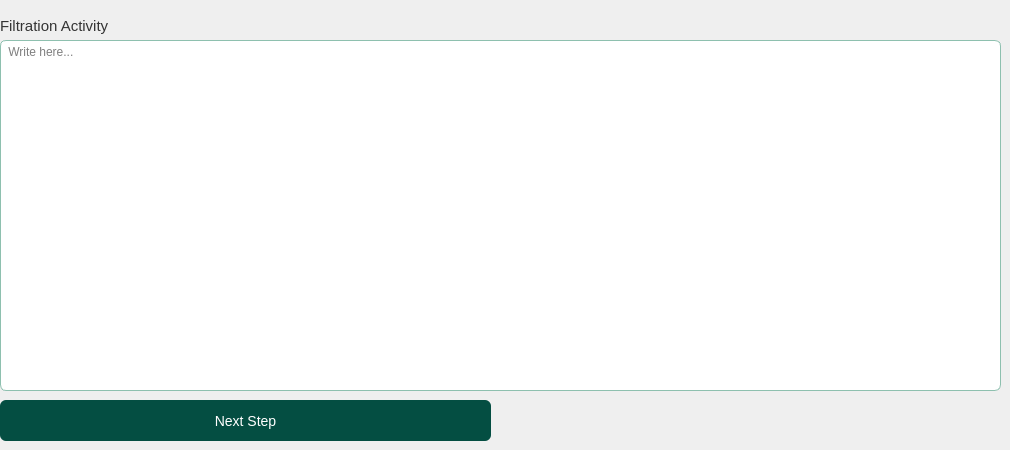
     <widget class="QWidget" name="tab_filtration_activity">
      <attribute name="title">
       <string>Activity</string>
      </attribute>
      <widget class="QPlainTextEdit" name="txt_area_filtration_activity">
       <property name="geometry">
        <rect>
         <x>0</x>
         <y>40</y>
         <width>1001</width>
         <height>351</height>
        </rect>
       </property>
       <property name="styleSheet">
        <string notr="true">background-color:#fff;
border: 1px solid #8ec0af;
border-radius: 6px</string>
       </property>
       <property name="placeholderText">
        <string> Write here...</string>
       </property>
      </widget>
      <widget class="QLabel" name="lbl_filtration_activity">
       <property name="geometry">
        <rect>
         <x>0</x>
         <y>10</y>
         <width>141</width>
         <height>31</height>
        </rect>
       </property>
       <property name="font">
        <font>
         <pointsize>11</pointsize>
        </font>
       </property>
       <property name="styleSheet">
        <string notr="true">color: rgb(52, 52, 52);</string>
       </property>
       <property name="text">
        <string>Filtration Activity</string>
       </property>
      </widget>
      <widget class="QPushButton" name="btn_next_filtration_activity">
       <property name="geometry">
        <rect>
         <x>0</x>
         <y>400</y>
         <width>491</width>
         <height>41</height>
        </rect>
       </property>
       <property name="styleSheet">
        <string notr="true">

QPushButton#btn_next_filtration_activity{

border:none;
background-color:#044e42;
color:white;
font-size:14px;
border-radius: 6px;
transition: background-color 0.5s ease;
padding:10px;
text-align:rigth;
}

QPushButton#btn_next_filtration_activity:hover{
 background-color: #044e42;
border-radius: 6px;
transition: background-color 0.5s ease;
padding:10px;
}

QPushButton#btn_next_filtration_activity:pressed {
 background-color: #044e42;
border-radius: 6px;
background-color: #033029;
padding:10px;
 }
</string>
       </property>
       <property name="text">
        <string>Next Step</string>
       </property>
       <property name="icon">
        <iconset>
         <normaloff>../../img/check-solid.svg</normaloff>../../img/check-solid.svg</iconset>
       </property>
      </widget>
      <zorder>lbl_filtration_activity</zorder>
      <zorder>txt_area_filtration_activity</zorder>
      <zorder>btn_next_filtration_activity</zorder>
     </widget>
